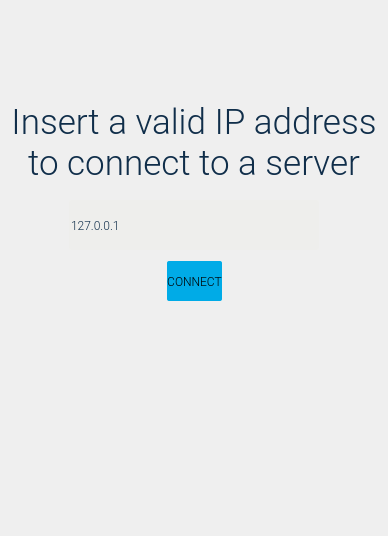
  <widget class="QWidget" name="connect_page">
   <property name="font">
    <font>
     <family>Roboto Light</family>
    </font>
   </property>
   <layout class="QVBoxLayout" name="verticalLayout_16">
    <item>
     <spacer name="verticalSpacer_10">
      <property name="orientation">
       <enum>Qt::Vertical</enum>
      </property>
      <property name="sizeType">
       <enum>QSizePolicy::Maximum</enum>
      </property>
      <property name="sizeHint" stdset="0">
       <size>
        <width>20</width>
        <height>90</height>
       </size>
      </property>
     </spacer>
    </item>
    <item>
     <layout class="QVBoxLayout" name="verticalLayout_13">
      <item>
       <widget class="QLabel" name="label_3">
        <property name="styleSheet">
         <string notr="true">color:  #102E4A;
background-color: transparent;</string>
        </property>
        <property name="text">
         <string>&lt;html&gt;&lt;head/&gt;&lt;body&gt;&lt;p align=&quot;center&quot;&gt;&lt;span style=&quot; font-size:26pt;&quot;&gt;Insert a valid IP address &lt;br&gt; to connect to a server&lt;/span&gt;&lt;/p&gt;&lt;/body&gt;&lt;/html&gt;</string>
        </property>
       </widget>
      </item>
      <item>
       <spacer name="verticalSpacer_12">
        <property name="orientation">
         <enum>Qt::Vertical</enum>
        </property>
        <property name="sizeType">
         <enum>QSizePolicy::Maximum</enum>
        </property>
        <property name="sizeHint" stdset="0">
         <size>
          <width>20</width>
          <height>10</height>
         </size>
        </property>
       </spacer>
      </item>
      <item>
       <layout class="QHBoxLayout" name="horizontalLayout_12">
        <item>
         <spacer name="horizontalSpacer_10">
          <property name="orientation">
           <enum>Qt::Horizontal</enum>
          </property>
          <property name="sizeHint" stdset="0">
           <size>
            <width>40</width>
            <height>20</height>
           </size>
          </property>
         </spacer>
        </item>
        <item>
         <widget class="QLineEdit" name="connect_address_lineEdit_">
          <property name="minimumSize">
           <size>
            <width>250</width>
            <height>50</height>
           </size>
          </property>
          <property name="maximumSize">
           <size>
            <width>500</width>
            <height>50</height>
           </size>
          </property>
          <property name="styleSheet">
           <string notr="true">color:  #102E4A; border-radius: 2px;
background-color: rgb(238, 238, 236);</string>
          </property>
          <property name="inputMask">
           <string/>
          </property>
          <property name="text">
           <string>127.0.0.1</string>
          </property>
         </widget>
        </item>
        <item>
         <spacer name="horizontalSpacer_11">
          <property name="orientation">
           <enum>Qt::Horizontal</enum>
          </property>
          <property name="sizeHint" stdset="0">
           <size>
            <width>40</width>
            <height>20</height>
           </size>
          </property>
         </spacer>
        </item>
       </layout>
      </item>
      <item>
       <layout class="QHBoxLayout" name="horizontalLayout_11">
        <item>
         <spacer name="horizontalSpacer_12">
          <property name="orientation">
           <enum>Qt::Horizontal</enum>
          </property>
          <property name="sizeHint" stdset="0">
           <size>
            <width>40</width>
            <height>20</height>
           </size>
          </property>
         </spacer>
        </item>
        <item>
         <widget class="QPushButton" name="connect_pushButton">
          <property name="minimumSize">
           <size>
            <width>0</width>
            <height>45</height>
           </size>
          </property>
          <property name="maximumSize">
           <size>
            <width>16777215</width>
            <height>45</height>
           </size>
          </property>
          <property name="cursor">
           <cursorShape>PointingHandCursor</cursorShape>
          </property>
          <property name="styleSheet">
           <string notr="true">border-radius: 2px;
margin-top: 5px;
background-color:  #00ABE7;</string>
          </property>
          <property name="text">
           <string>CONNECT</string>
          </property>
         </widget>
        </item>
        <item>
         <spacer name="horizontalSpacer_13">
          <property name="orientation">
           <enum>Qt::Horizontal</enum>
          </property>
          <property name="sizeHint" stdset="0">
           <size>
            <width>40</width>
            <height>20</height>
           </size>
          </property>
         </spacer>
        </item>
       </layout>
      </item>
     </layout>
    </item>
    <item>
     <spacer name="verticalSpacer_11">
      <property name="orientation">
       <enum>Qt::Vertical</enum>
      </property>
      <property name="sizeHint" stdset="0">
       <size>
        <width>20</width>
        <height>224</height>
       </size>
      </property>
     </spacer>
    </item>
   </layout>
  </widget>
